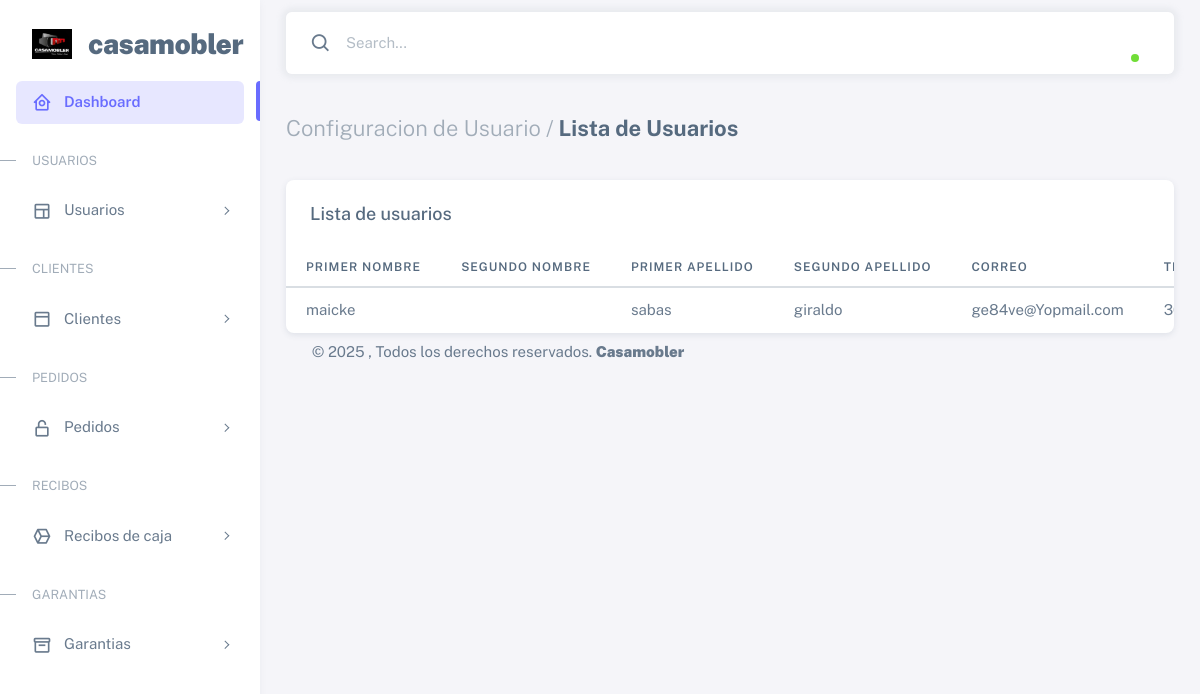
Before: /usuarios/lista/ with the older database file.
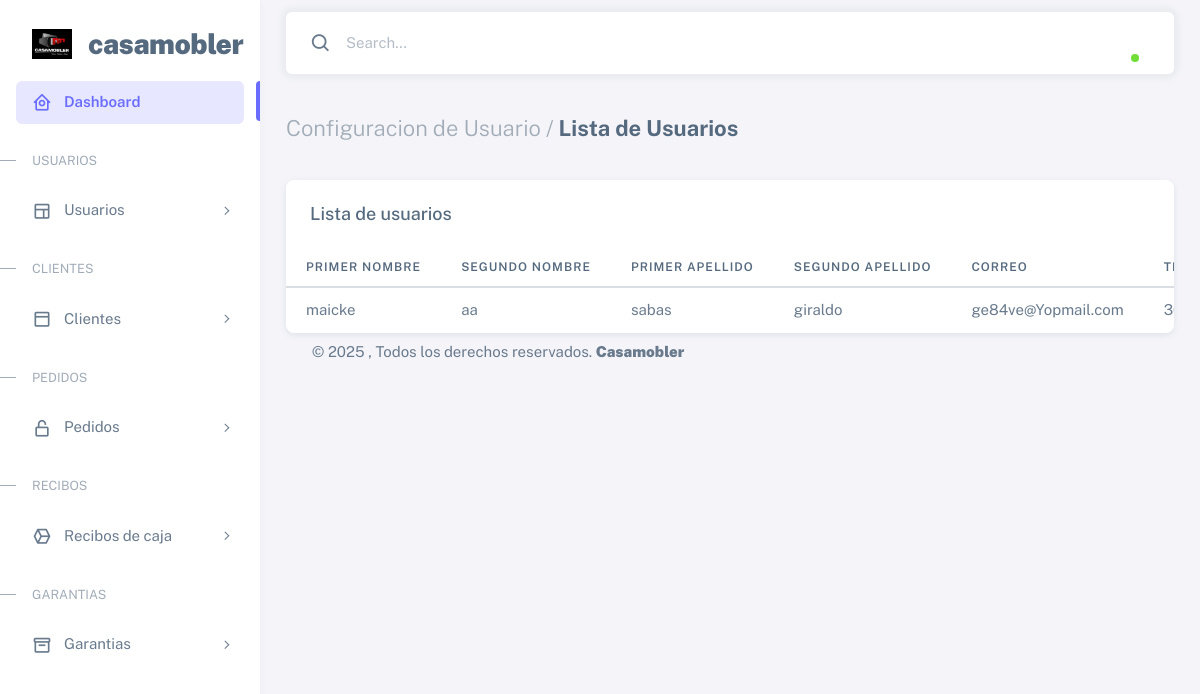
After: the same page with the newer database file.
### Casamobler/models.py (models this page shows, shortened)
class Usuario(models.Model):
    p_nombre = models.CharField(max_length=100, null=True, blank=True)
    s_nombre = models.CharField(max_length=100, null=True, blank=True)
    p_apellido = models.CharField(max_length=100, null=True, blank=True)
    s_apellido = models.CharField(max_length=100, null=True, blank=True)
    telefono = models.DecimalField(max_digits=10, decimal_places=0, null=True, blank=True)
    correo = models.EmailField(unique=True, null=True, blank=True)
    contraseña = models.CharField(max_length=255, null=True, blank=True)
    rol = models.ForeignKey(Rol, on_delete=models.SET_NULL, null=True, blank=True)

### Casamobler/views.py (the view)
# urls.py: path('usuarios/lista/', views.lista_usuarios, name='lista_usuarios'),
def lista_usuarios(request):
    return render(request, 'usuario/lista_usuarios.html', {'usuarios': Usuario.objects.all()})

### Casamobler/templates/usuario/lista_usuarios.html (shortened to what this page needs)
{% extends 'base.html' %}
{% load static %}
{% block content %}
<h4 class="fw-bold py-3 mb-4"><span class="text-muted fw-light">Configuracion de Usuario /</span> Lista de Usuarios</h4>
              <div class="card">
                <h5 class="card-header">Lista de usuarios</h5>
                <div class="table-responsive text-nowrap">
                  <table class="table table-hover">
                    <thead>
                      <tr>
                        <th>Primer Nombre</th>
                        <th>Segundo Nombre</th>
                        <th>Primer Apellido</th>
                        <th>Segundo Apellido</th>
                        <th>Correo</th>
                        <th>Telefono</th>
                      </tr>
                    </thead>
                    <tbody class="table-border-bottom-0">
                      {% for usuario in usuarios %}
                      <tr>
                        <td>{{ usuario.p_nombre }}</td>
                        <td>{{ usuario.s_nombre }}</td>
                        <td>{{ usuario.p_apellido }}</td>
                        <td>{{ usuario.s_apellido }}</td>
                        <td>{{ usuario.correo }}</td>
                        <td>{{ usuario.telefono }}</td>
                      </tr>
                        {% endfor %}
                    </tbody>
                  </table>
                </div>
              </div>
{% endblock %}

Changed rows visible on the page:
changed Usuario "maicke": s_nombre (not shown) → "aa"
